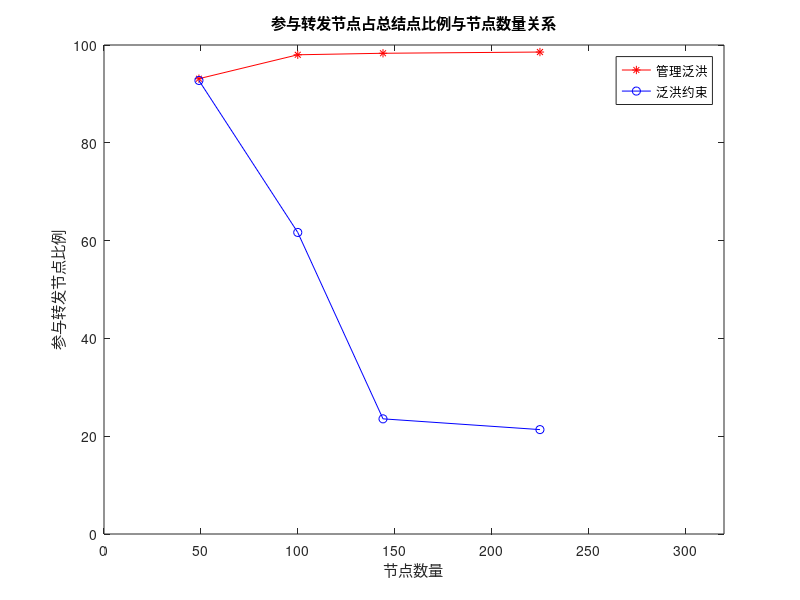

Source code (MATLAB):
% x=[49 100 144 225];
% 
% y1=[93.11 98.00 98.31 98.56];
% y2=[95.78 98.97 98.67 99.50];
% 
% 
% plot(x,y1,'*-r');
% hold on;
% plot(x,y2,'o-b');
% axis([0 330,90 100]);
% title("节点数量与可达率关系");
% xlabel("节点数量");
% ylabel("可达率");
% legend('管理泛洪','泛洪约束')


% x=[49 100 144 225];
% 
% y1=[7.37 6.12 3.80 3.38];
% y2=[7.46 5.99 5.58 4.35];
% 
% 
% plot(x,y1,'*-r');
% hold on;
% plot(x,y2,'o-b');
% axis([0 250,0 10]);
% title("平均每跳网络延迟与节点数量关系");
% xlabel("节点数量");
% ylabel("每跳网络延迟(ms)");
% legend('管理泛洪','泛洪约束')


x=[49 100 144 225];

y1=[93.11 98.00 98.31 98.56];
y2=[92.75 61.67 23.55 21.35];


plot(x,y1,'*-r');
hold on;
plot(x,y2,'o-b');
axis([0 320,0 100]);
title("参与转发节点占总结点比例与节点数量关系");
xlabel("节点数量");
ylabel("参与转发节点比例");
legend('管理泛洪','泛洪约束')


